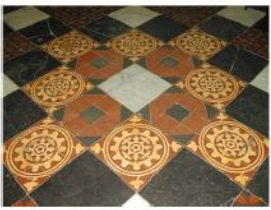
//> input picture ComputerVision/perspective.PNG, 271 x 210 px
$ ./image_transformation   (built with g++ and OpenCV 4)
//> lines starting //> are read from the running program, lines starting //| are printed output that depends on the picture; after the words box and inside, x2 and y2 are one past the last pixel; in counts of white or black regions, pixels touching at a corner belong together
#include "cv.hpp"
#include <iostream>

using namespace cv;
using namespace std;

struct MouseParams
{
	Mat img;
	vector<Point2f> in, out;
};

static void onMouse(int event, int x, int y, int, void* param)
{
	MouseParams* mp = (MouseParams*)param;
	Mat img = mp->img;
	if (event == EVENT_LBUTTONDOWN) // left button
	{
		Mat result;
		//InsertpositionfromLT.Directionisclock-wise
		mp->in.push_back(Point2f(x, y));
		if (mp->in.size() == 4)
		{
			//Compute Homographyfrom 4 matching pairs
			Mat homo_mat = getPerspectiveTransform(mp->in, mp->out);
			//Imagewarping
			warpPerspective(img, result, homo_mat, Size(200, 200));
			imshow("output", result);
		}
		else
		{
			result = img.clone();
			for (size_t i = 0; i < mp->in.size(); i++)
			{
				circle(result, mp->in[i], 3, Scalar(0, 0, 255), 5);
			}
			imshow("input", result);
		}
	}
	//Resetpositions
	if (event == EVENT_RBUTTONDOWN)
	{
		mp->in.clear();
		imshow("input", img);
	}
}
int main()
{
	Mat imput = imread("perspective.png");
//> imput is the input picture: 210 rows x 271 cols, CV_8UC3; mean B, G, R 75.1, 103.6, 126.4
	imshow("input", imput);
	MouseParams mp;
	mp.out.push_back(Point2f(0, 0));
	mp.out.push_back(Point2f(200, 0));
	mp.out.push_back(Point2f(200, 200));
	mp.out.push_back(Point2f(0, 200));
	mp.img = imput;
	setMouseCallback("input", onMouse, (void*)& mp);
	waitKey();
//> the left mouse button is pressed and released at (67, 52)
//> after the loop in onMouse, `for (size_t i = 0; i < mp->in.size(); i++)`:
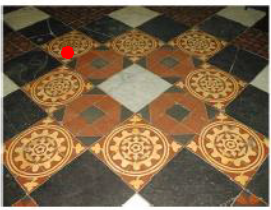
//> result: 210 rows x 271 cols, CV_8UC3; 0.23% of pixels changed, all inside (x1, y1, x2, y2) = (61, 46, 74, 59)
//> the left mouse button is pressed and released at (203, 52)
//> call 3 of onMouse, with event = 1, x = 203, y = 52
//> after the loop in onMouse (call 3), `for (size_t i = 0; i < mp->in.size(); i++)`:
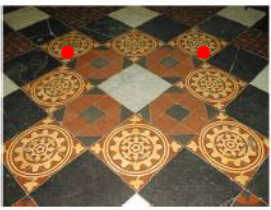
//> result: 210 rows x 271 cols, CV_8UC3; 0.47% of pixels changed, all inside (x1, y1, x2, y2) = (61, 46, 210, 59)
//> the left mouse button is pressed and released at (203, 157)
//> after the loop in onMouse (call 5), `for (size_t i = 0; i < mp->in.size(); i++)`:
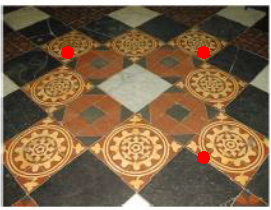
//> result: 210 rows x 271 cols, CV_8UC3; 0.7% of pixels changed, all inside (x1, y1, x2, y2) = (61, 46, 210, 164)
//> the left mouse button is pressed and released at (67, 157)
//> in onMouse (call 7), `warpPerspective(img, result, homo_mat, Size(200, 200));`:
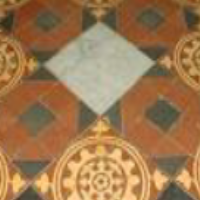
//> result: 200 rows x 200 cols, CV_8UC3; mean B, G, R 80.2, 120.2, 158.5
	return 0;
}

$ run again, with ComputerVision/Fracture_spline.png copied over ComputerVision/perspective.PNG
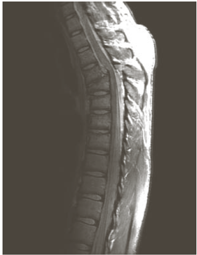
//> input picture ComputerVision/Fracture_spline.png, 197 x 255 px
//> imput is the input picture: 255 rows x 197 cols, CV_8UC3; mean B, G, R 89.4, 96.2, 101.1
//> after the loop in onMouse (call 5), `for (size_t i = 0; i < mp->in.size(); i++)`:
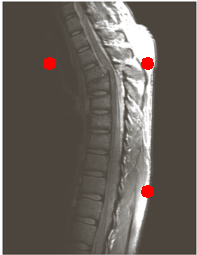
//> result: 255 rows x 197 cols, CV_8UC3; 0.79% of pixels changed, all inside (x1, y1, x2, y2) = (43, 57, 154, 198)
//> in onMouse (call 7), `warpPerspective(img, result, homo_mat, Size(200, 200));`:
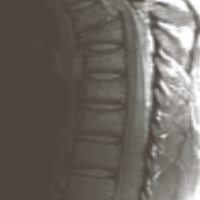
//> result: 200 rows x 200 cols, CV_8UC3; mean B, G, R 96.1, 102.6, 107.2
